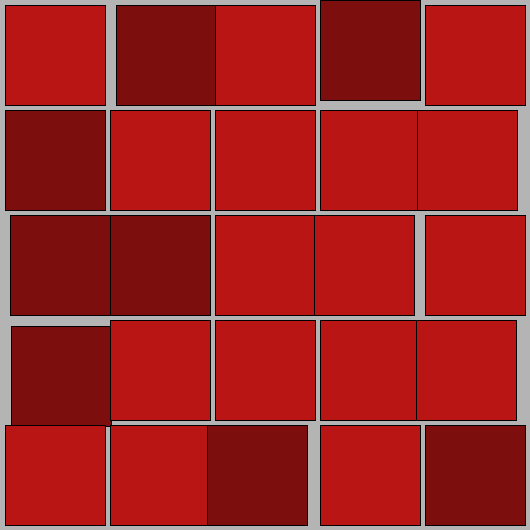
Frame 1 (no input)
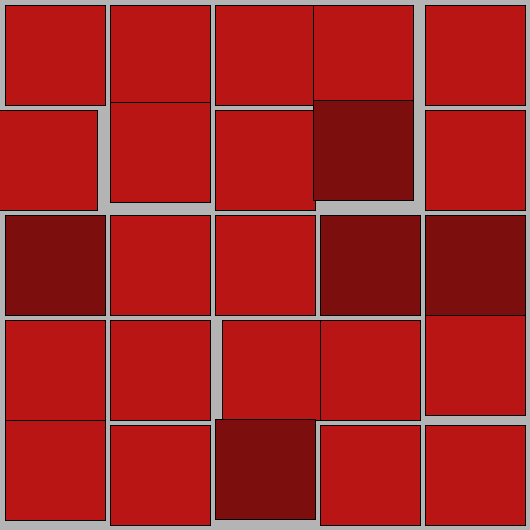
Frame 2 (the mouse pressed at the canvas centre, redrawn once)

The Processing sketch that drew these frames (run headless with seeded random() and noise(); the mouse was pressed at the canvas centre and the sketch redrawn once):

// Processing sketch: rectangles25
// ── rectangles25.pde
/*
 * Sketch to reproduce Vera Molnar's 25 Squares (1991)
 *
 * Assignment for Week 2 of Creative Coding MOOC
 *
 * Author: Joseph Ramaswmai
 */
 
void setup() {
  size(530, 530);
  rectMode(CORNER);
  drawRectangles();
  //frameRate(0.5);
  noLoop();
}

void draw() {
  drawRectangles();
}

void drawRectangles() { //<>//
  float gap = 5.0;
  float rectSize = 100.00;

  // set gray background
  background(180);
  
  for (int i = 0; i < 5; i++) {
    for (int j = 0; j < 5; j++) {
      float x_pos = (float)(gap + ((rectSize + gap) * i));
      float y_pos = (float)(gap + ((rectSize + gap) * j));
      
      // random color variation
      float p = random(0,1);
      color rectColor = color(0);
      if (p < 0.2) {
        rectColor = color(#7C0E0E);
      } else {
        rectColor = color(#B91515);
      }

      // random x offset
      float max_offset = 10;
      float min_offset = 3;
      float x_offset = 0;
      p = random(0,1);
      if (p < 0.2) {
        x_offset = random(min_offset,max_offset);
        if (p < 0.1) {
          x_offset = -1 * x_offset;
        }
      }
      x_pos = x_pos + x_offset;
      
      // random y offset
      float y_offset = 0;
      p = random(0,1);
      if (p < 0.2) {
        y_offset = random(min_offset,max_offset);;
        if (p < 0.1) {
          y_offset = -1 * y_offset;
        }
      }
      y_pos = y_pos + y_offset;
      
      fill(rectColor);
      rect(x_pos, y_pos, rectSize, rectSize);      
    }
  }
}
